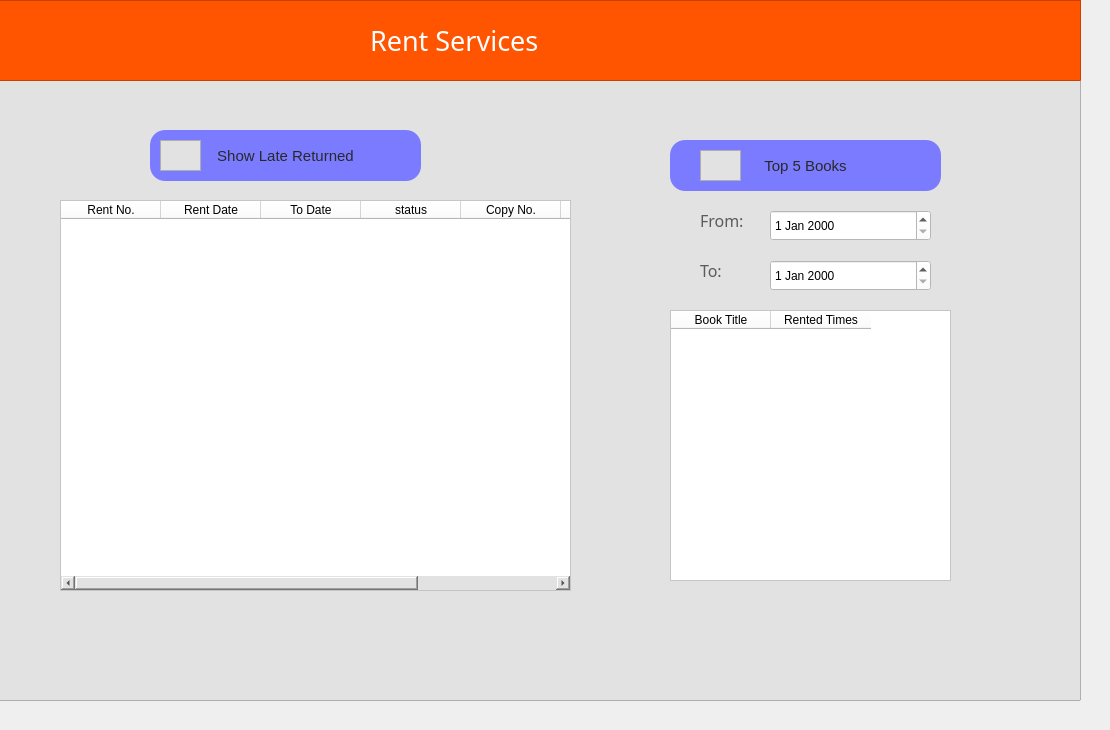
      <widget class="QWidget" name="tab_29">
       <attribute name="icon">
        <iconset resource="icons.qrc">
         <normaloff>:/icons/services.png</normaloff>:/icons/services.png</iconset>
       </attribute>
       <attribute name="title">
        <string>Rented books</string>
       </attribute>
       <widget class="QFrame" name="frame_129">
        <property name="geometry">
         <rect>
          <x>-20</x>
          <y>-20</y>
          <width>1101</width>
          <height>721</height>
         </rect>
        </property>
        <property name="styleSheet">
         <string notr="true">background-color: rgb(226, 226, 226);</string>
        </property>
        <property name="frameShape">
         <enum>QFrame::StyledPanel</enum>
        </property>
        <property name="frameShadow">
         <enum>QFrame::Raised</enum>
        </property>
        <widget class="QPushButton" name="show_rent_report">
         <property name="geometry">
          <rect>
           <x>170</x>
           <y>150</y>
           <width>271</width>
           <height>51</height>
          </rect>
         </property>
         <property name="font">
          <font>
           <pointsize>11</pointsize>
          </font>
         </property>
         <property name="styleSheet">
          <string notr="true">QPushButton {
color: rgb(40, 40, 40);
  border-radius: 15px;
	background-color: rgb(123, 123, 255);
}

QPushButton:hover {
background-color: rgb(123, 123, 255);
background-color: rgb(255, 85, 0);


}
</string>
         </property>
         <property name="text">
          <string>Show Late Returned</string>
         </property>
        </widget>
        <widget class="QFrame" name="frame_140">
         <property name="geometry">
          <rect>
           <x>180</x>
           <y>160</y>
           <width>41</width>
           <height>31</height>
          </rect>
         </property>
         <property name="styleSheet">
          <string notr="true">background-color: rgb(255, 85, 0 / 0%);
image: url(:/newPrefix/icons/5293476.png);
</string>
         </property>
         <property name="frameShape">
          <enum>QFrame::StyledPanel</enum>
         </property>
         <property name="frameShadow">
          <enum>QFrame::Raised</enum>
         </property>
        </widget>
        <widget class="QTableWidget" name="rent_report_table">
         <property name="geometry">
          <rect>
           <x>80</x>
           <y>220</y>
           <width>511</width>
           <height>391</height>
          </rect>
         </property>
         <property name="styleSheet">
          <string notr="true">background-color: rgb(255, 255, 255);</string>
         </property>
         <column>
          <property name="text">
           <string>Rent No.</string>
          </property>
         </column>
         <column>
          <property name="text">
           <string>Rent Date</string>
          </property>
         </column>
         <column>
          <property name="text">
           <string>To Date</string>
          </property>
         </column>
         <column>
          <property name="text">
           <string>status</string>
          </property>
         </column>
         <column>
          <property name="text">
           <string>Copy No.</string>
          </property>
         </column>
         <column>
          <property name="text">
           <string>Member ID</string>
          </property>
         </column>
         <column>
          <property name="text">
           <string>Book Code</string>
          </property>
         </column>
        </widget>
        <widget class="QPushButton" name="show_top5booksButton">
         <property name="geometry">
          <rect>
           <x>690</x>
           <y>160</y>
           <width>271</width>
           <height>51</height>
          </rect>
         </property>
         <property name="font">
          <font>
           <pointsize>11</pointsize>
          </font>
         </property>
         <property name="styleSheet">
          <string notr="true">QPushButton {
color: rgb(40, 40, 40);
  border-radius: 15px;
	background-color: rgb(123, 123, 255);
}

QPushButton:hover {
background-color: rgb(123, 123, 255);
background-color: rgb(255, 85, 0);


}
</string>
         </property>
         <property name="text">
          <string>Top 5 Books</string>
         </property>
        </widget>
        <widget class="QFrame" name="frame_144">
         <property name="geometry">
          <rect>
           <x>720</x>
           <y>170</y>
           <width>41</width>
           <height>31</height>
          </rect>
         </property>
         <property name="styleSheet">
          <string notr="true">background-color: rgb(255, 85, 0 / 0%);
image: url(:/newPrefix/icons/5293476.png);
image: url(:/newPrefix/icons/book_pulse_filled_icon_200903.png);
</string>
         </property>
         <property name="frameShape">
          <enum>QFrame::StyledPanel</enum>
         </property>
         <property name="frameShadow">
          <enum>QFrame::Raised</enum>
         </property>
        </widget>
        <widget class="QTableWidget" name="top_5renBook_table">
         <property name="geometry">
          <rect>
           <x>690</x>
           <y>330</y>
           <width>281</width>
           <height>271</height>
          </rect>
         </property>
         <property name="styleSheet">
          <string notr="true">background-color: rgb(255, 255, 255);</string>
         </property>
         <column>
          <property name="text">
           <string>Book Title</string>
          </property>
         </column>
         <column>
          <property name="text">
           <string>Rented Times</string>
          </property>
         </column>
        </widget>
        <widget class="QLabel" name="label_107">
         <property name="geometry">
          <rect>
           <x>720</x>
           <y>230</y>
           <width>91</width>
           <height>21</height>
          </rect>
         </property>
         <property name="font">
          <font>
           <family>Impact</family>
           <pointsize>12</pointsize>
          </font>
         </property>
         <property name="styleSheet">
          <string notr="true">color: rgb(91, 91, 91);
background-color: rgb(255, 255, 255/0%);</string>
         </property>
         <property name="text">
          <string>From:</string>
         </property>
        </widget>
        <widget class="QDateEdit" name="from_top5">
         <property name="geometry">
          <rect>
           <x>790</x>
           <y>230</y>
           <width>161</width>
           <height>31</height>
          </rect>
         </property>
         <property name="styleSheet">
          <string notr="true">background-color: rgb(255, 255, 255);</string>
         </property>
        </widget>
        <widget class="QLabel" name="label_108">
         <property name="geometry">
          <rect>
           <x>720</x>
           <y>280</y>
           <width>91</width>
           <height>21</height>
          </rect>
         </property>
         <property name="font">
          <font>
           <family>Impact</family>
           <pointsize>12</pointsize>
          </font>
         </property>
         <property name="styleSheet">
          <string notr="true">color: rgb(91, 91, 91);
background-color: rgb(255, 255, 255/0%);</string>
         </property>
         <property name="text">
          <string>To:</string>
         </property>
        </widget>
        <widget class="QDateEdit" name="to_top5">
         <property name="geometry">
          <rect>
           <x>790</x>
           <y>280</y>
           <width>161</width>
           <height>31</height>
          </rect>
         </property>
         <property name="styleSheet">
          <string notr="true">background-color: rgb(255, 255, 255);</string>
         </property>
        </widget>
        <widget class="QFrame" name="frame_156">
         <property name="geometry">
          <rect>
           <x>660</x>
           <y>140</y>
           <width>361</width>
           <height>511</height>
          </rect>
         </property>
         <property name="styleSheet">
          <string notr="true">background-color: rgb(255, 255, 255/30%);
border-radius : 70px</string>
         </property>
         <property name="frameShape">
          <enum>QFrame::StyledPanel</enum>
         </property>
         <property name="frameShadow">
          <enum>QFrame::Raised</enum>
         </property>
        </widget>
        <widget class="QFrame" name="frame_157">
         <property name="geometry">
          <rect>
           <x>60</x>
           <y>140</y>
           <width>551</width>
           <height>501</height>
          </rect>
         </property>
         <property name="styleSheet">
          <string notr="true">background-color: rgb(255, 255, 255/30%);
border-radius : 70px</string>
         </property>
         <property name="frameShape">
          <enum>QFrame::StyledPanel</enum>
         </property>
         <property name="frameShadow">
          <enum>QFrame::Raised</enum>
         </property>
        </widget>
        <zorder>frame_157</zorder>
        <zorder>frame_156</zorder>
        <zorder>label_107</zorder>
        <zorder>show_top5booksButton</zorder>
        <zorder>label_108</zorder>
        <zorder>show_rent_report</zorder>
        <zorder>frame_140</zorder>
        <zorder>rent_report_table</zorder>
        <zorder>frame_144</zorder>
        <zorder>top_5renBook_table</zorder>
        <zorder>from_top5</zorder>
        <zorder>to_top5</zorder>
       </widget>
       <widget class="QFrame" name="frame_141">
        <property name="geometry">
         <rect>
          <x>-10</x>
          <y>0</y>
          <width>1091</width>
          <height>81</height>
         </rect>
        </property>
        <property name="styleSheet">
         <string notr="true">background-color: rgb(255, 85, 0);</string>
        </property>
        <property name="frameShape">
         <enum>QFrame::StyledPanel</enum>
        </property>
        <property name="frameShadow">
         <enum>QFrame::Raised</enum>
        </property>
        <widget class="QLabel" name="label_162">
         <property name="geometry">
          <rect>
           <x>380</x>
           <y>20</y>
           <width>511</width>
           <height>41</height>
          </rect>
         </property>
         <property name="font">
          <font>
           <family>hooge 05_55</family>
           <pointsize>20</pointsize>
          </font>
         </property>
         <property name="styleSheet">
          <string notr="true">color: rgb(255, 255, 255);</string>
         </property>
         <property name="text">
          <string>Rent Services</string>
         </property>
        </widget>
       </widget>
      </widget>
